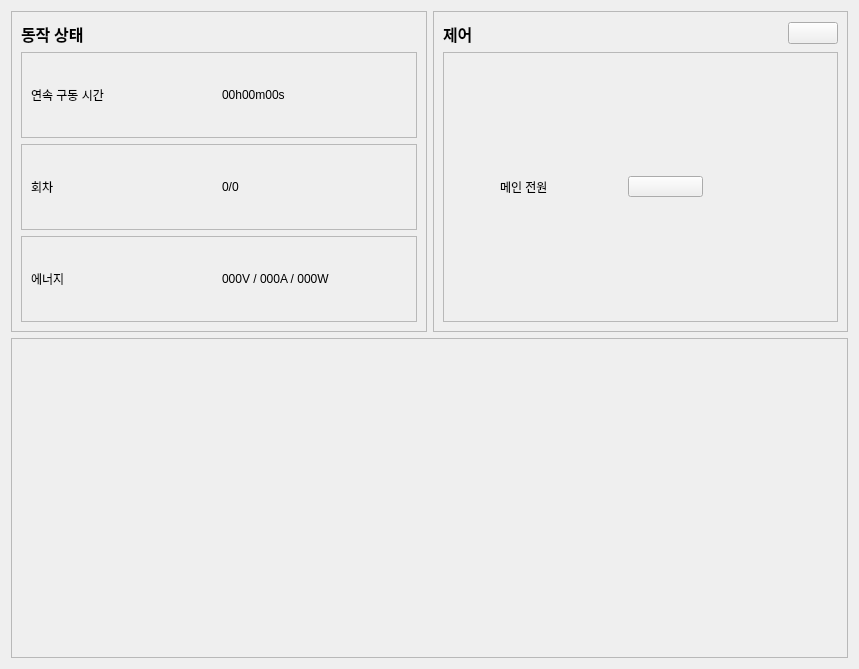
<?xml version="1.0" encoding="UTF-8"?>
<ui version="4.0">
 <class>HomePage</class>
 <widget class="QWidget" name="HomePage">
  <property name="geometry">
   <rect>
    <x>0</x>
    <y>0</y>
    <width>859</width>
    <height>669</height>
   </rect>
  </property>
  <property name="windowTitle">
   <string>Form</string>
  </property>
  <layout class="QVBoxLayout" name="verticalLayout">
   <item>
    <layout class="QHBoxLayout" name="horizontalLayout">
     <item>
      <widget class="QFrame" name="frame_2">
       <property name="frameShape">
        <enum>QFrame::Shape::StyledPanel</enum>
       </property>
       <property name="frameShadow">
        <enum>QFrame::Shadow::Raised</enum>
       </property>
       <layout class="QVBoxLayout" name="verticalLayout_2">
        <item>
         <widget class="QLabel" name="label">
          <property name="maximumSize">
           <size>
            <width>16777215</width>
            <height>25</height>
           </size>
          </property>
          <property name="font">
           <font>
            <family>나눔고딕</family>
            <pointsize>12</pointsize>
            <bold>true</bold>
           </font>
          </property>
          <property name="text">
           <string>동작 상태</string>
          </property>
         </widget>
        </item>
        <item>
         <widget class="QFrame" name="frame_4">
          <property name="frameShape">
           <enum>QFrame::Shape::StyledPanel</enum>
          </property>
          <property name="frameShadow">
           <enum>QFrame::Shadow::Raised</enum>
          </property>
          <layout class="QHBoxLayout" name="horizontalLayout_2">
           <item>
            <widget class="QLabel" name="label_2">
             <property name="text">
              <string>연속 구동 시간</string>
             </property>
            </widget>
           </item>
           <item>
            <widget class="QLabel" name="label_3">
             <property name="text">
              <string>00h00m00s</string>
             </property>
            </widget>
           </item>
          </layout>
         </widget>
        </item>
        <item>
         <widget class="QFrame" name="frame_5">
          <property name="frameShape">
           <enum>QFrame::Shape::StyledPanel</enum>
          </property>
          <property name="frameShadow">
           <enum>QFrame::Shadow::Raised</enum>
          </property>
          <layout class="QHBoxLayout" name="horizontalLayout_3">
           <item>
            <widget class="QLabel" name="label_4">
             <property name="text">
              <string>회차</string>
             </property>
            </widget>
           </item>
           <item>
            <widget class="QLabel" name="label_5">
             <property name="text">
              <string>0/0</string>
             </property>
            </widget>
           </item>
          </layout>
         </widget>
        </item>
        <item>
         <widget class="QFrame" name="frame_6">
          <property name="frameShape">
           <enum>QFrame::Shape::StyledPanel</enum>
          </property>
          <property name="frameShadow">
           <enum>QFrame::Shadow::Raised</enum>
          </property>
          <layout class="QHBoxLayout" name="horizontalLayout_4">
           <item>
            <widget class="QLabel" name="label_6">
             <property name="text">
              <string>에너지</string>
             </property>
            </widget>
           </item>
           <item>
            <widget class="QLabel" name="label_7">
             <property name="text">
              <string>000V / 000A / 000W</string>
             </property>
            </widget>
           </item>
          </layout>
         </widget>
        </item>
       </layout>
      </widget>
     </item>
     <item>
      <widget class="QFrame" name="frame_3">
       <property name="frameShape">
        <enum>QFrame::Shape::StyledPanel</enum>
       </property>
       <property name="frameShadow">
        <enum>QFrame::Shadow::Raised</enum>
       </property>
       <layout class="QVBoxLayout" name="verticalLayout_3">
        <item>
         <widget class="QWidget" name="widget" native="true">
          <property name="maximumSize">
           <size>
            <width>16777215</width>
            <height>25</height>
           </size>
          </property>
          <layout class="QHBoxLayout" name="horizontalLayout_5">
           <property name="leftMargin">
            <number>0</number>
           </property>
           <property name="topMargin">
            <number>0</number>
           </property>
           <property name="rightMargin">
            <number>0</number>
           </property>
           <property name="bottomMargin">
            <number>0</number>
           </property>
           <item>
            <widget class="QLabel" name="label_8">
             <property name="maximumSize">
              <size>
               <width>16777215</width>
               <height>25</height>
              </size>
             </property>
             <property name="font">
              <font>
               <family>나눔고딕</family>
               <pointsize>12</pointsize>
               <bold>true</bold>
              </font>
             </property>
             <property name="text">
              <string>제어</string>
             </property>
            </widget>
           </item>
           <item>
            <widget class="QPushButton" name="pushButton">
             <property name="maximumSize">
              <size>
               <width>50</width>
               <height>16777215</height>
              </size>
             </property>
             <property name="text">
              <string/>
             </property>
             <property name="icon">
              <iconset resource="../resources/icons/_icons.qrc">
               <normaloff>:/material_design/icons/material_design/auto_fix_off.png</normaloff>
               <normalon>:/material_design/icons/material_design/auto_fix_high.png</normalon>
               <disabledoff>:/material_design/icons/material_design/auto_fix_off.png</disabledoff>
               <disabledon>:/material_design/icons/material_design/auto_fix_high.png</disabledon>
               <activeoff>:/material_design/icons/material_design/auto_fix_off.png</activeoff>
               <activeon>:/material_design/icons/material_design/auto_fix_high.png</activeon>
               <selectedoff>:/material_design/icons/material_design/auto_fix_off.png</selectedoff>
               <selectedon>:/material_design/icons/material_design/auto_fix_high.png</selectedon>:/material_design/icons/material_design/auto_fix_off.png</iconset>
             </property>
             <property name="checkable">
              <bool>true</bool>
             </property>
            </widget>
           </item>
          </layout>
         </widget>
        </item>
        <item>
         <widget class="QFrame" name="frame_7">
          <property name="frameShape">
           <enum>QFrame::Shape::StyledPanel</enum>
          </property>
          <property name="frameShadow">
           <enum>QFrame::Shadow::Raised</enum>
          </property>
          <layout class="QHBoxLayout" name="horizontalLayout_6">
           <item>
            <widget class="QLabel" name="label_9">
             <property name="maximumSize">
              <size>
               <width>75</width>
               <height>16777215</height>
              </size>
             </property>
             <property name="text">
              <string>메인 전원</string>
             </property>
            </widget>
           </item>
           <item>
            <widget class="QPushButton" name="pushButton_2">
             <property name="minimumSize">
              <size>
               <width>75</width>
               <height>21</height>
              </size>
             </property>
             <property name="maximumSize">
              <size>
               <width>75</width>
               <height>21</height>
              </size>
             </property>
             <property name="text">
              <string/>
             </property>
             <property name="icon">
              <iconset resource="../resources/icons/_icons.qrc">
               <normaloff>:/font_awesome_solid/icons/user/Checkbox_Off.png</normaloff>
               <normalon>:/font_awesome_solid/icons/user/Checkbox_On.png</normalon>
               <disabledoff>:/font_awesome_solid/icons/user/Checkbox_Off.png</disabledoff>
               <disabledon>:/font_awesome_solid/icons/user/Checkbox_On.png</disabledon>
               <activeoff>:/font_awesome_solid/icons/user/Checkbox_Off.png</activeoff>
               <activeon>:/font_awesome_solid/icons/user/Checkbox_On.png</activeon>
               <selectedoff>:/font_awesome_solid/icons/user/Checkbox_Off.png</selectedoff>
               <selectedon>:/font_awesome_solid/icons/user/Checkbox_On.png</selectedon>:/font_awesome_solid/icons/user/Checkbox_Off.png</iconset>
             </property>
             <property name="iconSize">
              <size>
               <width>75</width>
               <height>75</height>
              </size>
             </property>
             <property name="checkable">
              <bool>true</bool>
             </property>
             <property name="checked">
              <bool>false</bool>
             </property>
             <property name="autoRepeat">
              <bool>false</bool>
             </property>
            </widget>
           </item>
           <item>
            <widget class="QLabel" name="label_10">
             <property name="minimumSize">
              <size>
               <width>25</width>
               <height>25</height>
              </size>
             </property>
             <property name="maximumSize">
              <size>
               <width>25</width>
               <height>25</height>
              </size>
             </property>
             <property name="text">
              <string/>
             </property>
             <property name="pixmap">
              <pixmap resource="../resources/icons/_icons.qrc">:/font_awesome_solid/icons/user/status_led_y.png</pixmap>
             </property>
             <property name="scaledContents">
              <bool>true</bool>
             </property>
            </widget>
           </item>
          </layout>
         </widget>
        </item>
       </layout>
      </widget>
     </item>
    </layout>
   </item>
   <item>
    <widget class="QFrame" name="frame">
     <property name="maximumSize">
      <size>
       <width>16777215</width>
       <height>16777215</height>
      </size>
     </property>
     <property name="frameShape">
      <enum>QFrame::Shape::StyledPanel</enum>
     </property>
     <property name="frameShadow">
      <enum>QFrame::Shadow::Raised</enum>
     </property>
    </widget>
   </item>
  </layout>
 </widget>
 <resources>
  <include location="../resources/icons/_icons.qrc"/>
 </resources>
 <connections/>
</ui>
